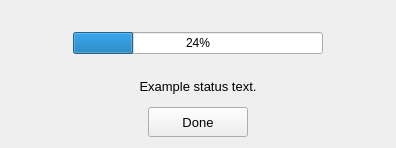
<?xml version="1.0" encoding="UTF-8"?>
<ui version="4.0">
 <class>protocolPopup</class>
 <widget class="QDialog" name="protocolPopup">
  <property name="geometry">
   <rect>
    <x>0</x>
    <y>0</y>
    <width>396</width>
    <height>148</height>
   </rect>
  </property>
  <property name="sizePolicy">
   <sizepolicy hsizetype="Fixed" vsizetype="Fixed">
    <horstretch>0</horstretch>
    <verstretch>0</verstretch>
   </sizepolicy>
  </property>
  <property name="windowTitle">
   <string>Dialog</string>
  </property>
  <layout class="QVBoxLayout" name="verticalLayout">
   <item>
    <spacer name="verticalSpacer">
     <property name="orientation">
      <enum>Qt::Vertical</enum>
     </property>
     <property name="sizeType">
      <enum>QSizePolicy::Fixed</enum>
     </property>
     <property name="sizeHint" stdset="0">
      <size>
       <width>20</width>
       <height>10</height>
      </size>
     </property>
    </spacer>
   </item>
   <item>
    <widget class="QWidget" name="progressWidget" native="true">
     <layout class="QHBoxLayout" name="progress">
      <item>
       <spacer name="spacer1">
        <property name="orientation">
         <enum>Qt::Horizontal</enum>
        </property>
        <property name="sizeType">
         <enum>QSizePolicy::Fixed</enum>
        </property>
        <property name="sizeHint" stdset="0">
         <size>
          <width>50</width>
          <height>20</height>
         </size>
        </property>
       </spacer>
      </item>
      <item>
       <widget class="QProgressBar" name="popup_progress">
        <property name="sizePolicy">
         <sizepolicy hsizetype="Fixed" vsizetype="Fixed">
          <horstretch>0</horstretch>
          <verstretch>0</verstretch>
         </sizepolicy>
        </property>
        <property name="minimumSize">
         <size>
          <width>250</width>
          <height>0</height>
         </size>
        </property>
        <property name="maximumSize">
         <size>
          <width>250</width>
          <height>16777215</height>
         </size>
        </property>
        <property name="value">
         <number>24</number>
        </property>
       </widget>
      </item>
      <item>
       <spacer name="spacer2">
        <property name="orientation">
         <enum>Qt::Horizontal</enum>
        </property>
        <property name="sizeType">
         <enum>QSizePolicy::Fixed</enum>
        </property>
        <property name="sizeHint" stdset="0">
         <size>
          <width>50</width>
          <height>20</height>
         </size>
        </property>
       </spacer>
      </item>
     </layout>
    </widget>
   </item>
   <item>
    <widget class="QLabel" name="popup_label">
     <property name="sizePolicy">
      <sizepolicy hsizetype="Preferred" vsizetype="Fixed">
       <horstretch>0</horstretch>
       <verstretch>0</verstretch>
      </sizepolicy>
     </property>
     <property name="minimumSize">
      <size>
       <width>0</width>
       <height>30</height>
      </size>
     </property>
     <property name="maximumSize">
      <size>
       <width>16777215</width>
       <height>30</height>
      </size>
     </property>
     <property name="font">
      <font>
       <pointsize>10</pointsize>
      </font>
     </property>
     <property name="text">
      <string>Example status text.</string>
     </property>
     <property name="alignment">
      <set>Qt::AlignCenter</set>
     </property>
    </widget>
   </item>
   <item>
    <layout class="QHBoxLayout" name="button">
     <item>
      <widget class="QPushButton" name="popup_btn">
       <property name="minimumSize">
        <size>
         <width>100</width>
         <height>30</height>
        </size>
       </property>
       <property name="maximumSize">
        <size>
         <width>100</width>
         <height>30</height>
        </size>
       </property>
       <property name="font">
        <font>
         <pointsize>10</pointsize>
        </font>
       </property>
       <property name="text">
        <string>Done</string>
       </property>
       <property name="autoDefault">
        <bool>false</bool>
       </property>
      </widget>
     </item>
    </layout>
   </item>
  </layout>
 </widget>
 <resources/>
 <connections/>
</ui>
